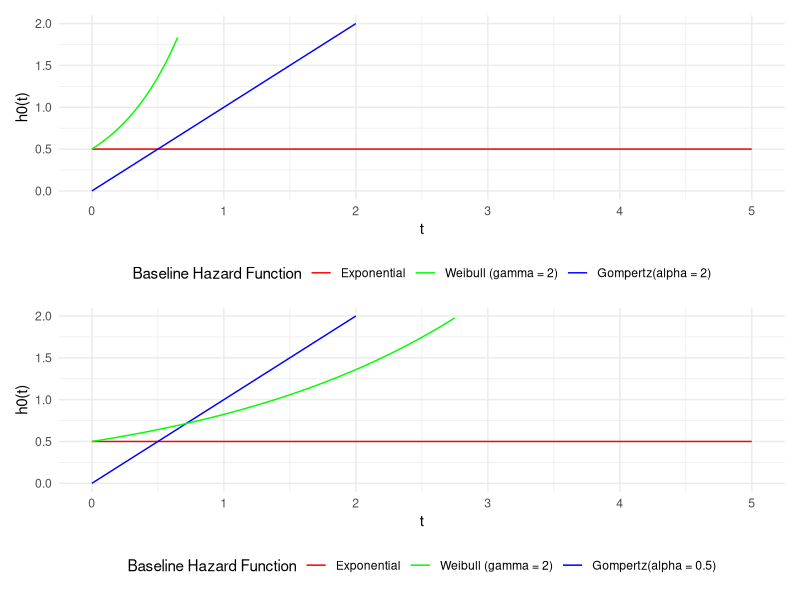
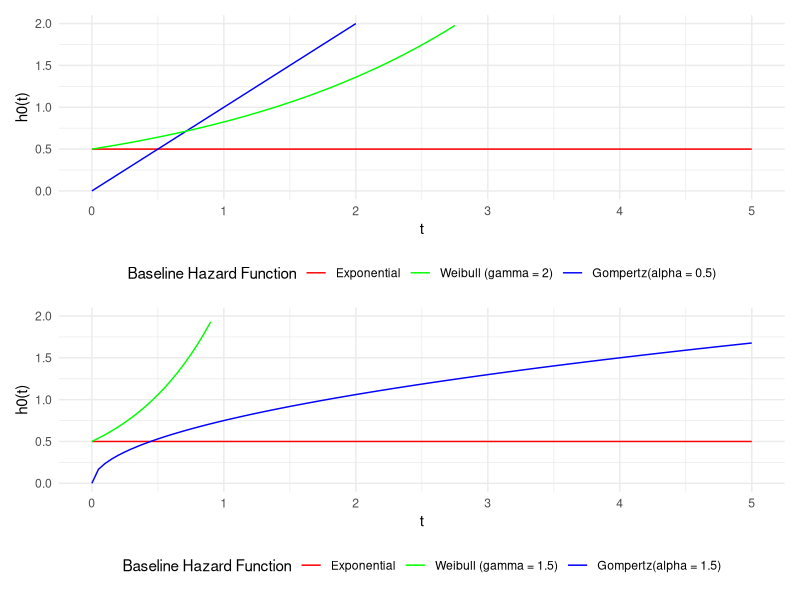

Reproduce these figures in R, in order.
## ---- chunk 1
knitr::opts_chunk$set(echo = TRUE, message = FALSE, warning = FALSE)
## ---- chunk 2
library(ggplot2)
library(patchwork)
## ---- chunk 3
# parameter and seed
lambda <- 0.5
set.seed(2023)


# gamma = 2, alpha = 2
exp_haz <- function(t, lambda = 0.5) lambda * 1 * t^0
weibull_haz <- function(t, lambda = 0.5, gamma = 2) lambda * gamma * t^(gamma - 1)
gompertz_haz <- function(t, lambda = 0.5, gamma = 2) lambda * exp(gamma* t)

p <- ggplot(data = data.frame(x = 0), mapping = aes(x = x))
p <- p + 
  stat_function(fun = exp_haz, aes(col = "exponential")) + 
  stat_function(fun = weibull_haz, aes(col = "weibull (gamma = 2)")) + 
  stat_function(fun = gompertz_haz, aes(col = "pink")) + 
  xlim(0,5) + 
  ylim(0,2) + 
  theme_minimal() + 
  scale_color_manual(name = "Baseline Hazard Function", 
                     values = c("red", "green", "blue"), 
                     labels = c("Exponential", "Weibull (gamma = 2)", "Gompertz(alpha = 2)" )) + 
  theme(legend.position="bottom") + 
  labs(x = "t", y = "h0(t)")

# gamma = 0.05, alpha = 0.05
exp_haz <- function(t, lambda = 0.5) lambda * 1 * t^0
weibull_haz <- function(t, lambda = 0.5, gamma = 0.05) lambda * gamma * t^(gamma - 1)
gompertz_haz <- function(t, lambda = 0.5, gamma = 0.05) lambda * exp(gamma* t)

p1 <- ggplot(data = data.frame(x = 0), mapping = aes(x = x))
p1 <- p1 + 
  stat_function(fun = exp_haz, aes(col = "exponential")) + 
  stat_function(fun = weibull_haz, aes(col = "weibull (gamma = 0.05)")) + 
  stat_function(fun = gompertz_haz, aes(col = "pink")) + 
  xlim(0,5) + 
  ylim(0,2) + 
  theme_minimal() + 
  scale_color_manual(name = "Baseline Hazard Function", 
                     values = c("red", "green", "blue"), 
                     labels = c("Exponential", "Weibull (gamma = 0.05)", "Gompertz(alpha = 0.05)" )) + 
  theme(legend.position="bottom") + 
  labs(x = "t", y = "h0(t)")

# gamma = 1, alpha = 1
exp_haz2 <- function(t, lambda = 0.5) lambda * 1 * t^0
weibull_haz2 <- function(t, lambda = 0.5, gamma = 1) lambda * gamma * t^(gamma - 1)
gompertz_haz2 <- function(t, lambda = 0.5, gamma = 1) lambda * exp(gamma* t)

p2 <- ggplot(data = data.frame(x = 0), mapping = aes(x = x))
p2 <- p2 + 
  stat_function(fun = exp_haz2, aes(col = "exponential")) + 
  stat_function(fun = weibull_haz2, aes(col = "weibull (gamma = 1)")) + 
  stat_function(fun = gompertz_haz2, aes(col = "pink")) + 
  xlim(0,5) + 
  ylim(0,2) + 
  theme_minimal() + 
  scale_color_manual(name = "Baseline Hazard Function", 
                     values = c("red", "green", "blue"), 
                     labels = c("Exponential", "Weibull (gamma = 1)", "Gompertz(alpha = 1)" )) + 
  theme(legend.position="bottom") + 
  labs(x = "t", y = "h0(t)")

# gamma = 2, alpha = 0.5
exp_haz3 <- function(t, lambda = 0.5) lambda * 1 * t^0
weibull_haz3 <- function(t, lambda = 0.5, gamma = 2) lambda * gamma * t^(gamma - 1)
gompertz_haz3 <- function(t, lambda = 0.5, gamma = 0.5) lambda * exp(gamma* t)

p3 <- ggplot(data = data.frame(x = 0), mapping = aes(x = x))
p3 <- p3 + 
  stat_function(fun = exp_haz3, aes(col = "exponential")) + 
  stat_function(fun = weibull_haz3, aes(col = "weibull (gamma = 2)")) + 
  stat_function(fun = gompertz_haz3, aes(col = "pink")) + 
  xlim(0,5) + 
  ylim(0,2) + 
  theme_minimal() + 
  scale_color_manual(name = "Baseline Hazard Function", 
                     values = c("red", "green", "blue"), 
                     labels = c("Exponential", "Weibull (gamma = 2)", "Gompertz(alpha = 0.5)" )) + 
  theme(legend.position="bottom") + 
  labs(x = "t", y = "h0(t)")

# gamma = 1.5, alpha = 1.5
exp_haz3 <- function(t, lambda = 0.5) lambda * 1 * t^0
weibull_haz3 <- function(t, lambda = 0.5, gamma = 1.5) lambda * gamma * t^(gamma - 1)
gompertz_haz3 <- function(t, lambda = 0.5, gamma = 1.5) lambda * exp(gamma* t)

p4 <- ggplot(data = data.frame(x = 0), mapping = aes(x = x))
p4 <- p4 + 
  stat_function(fun = exp_haz3, aes(col = "exponential")) + 
  stat_function(fun = weibull_haz3, aes(col = "weibull (gamma = 1.5)")) + 
  stat_function(fun = gompertz_haz3, aes(col = "pink")) + 
  xlim(0,5) + 
  ylim(0,2) + 
  theme_minimal() + 
  scale_color_manual(name = "Baseline Hazard Function", 
                     values = c("red", "green", "blue"), 
                     labels = c("Exponential", "Weibull (gamma = 1.5)", "Gompertz(alpha = 1.5)" )) + 
  theme(legend.position="bottom") + 
  labs(x = "t", y = "h0(t)")

(p/p3)
(p3/p4)
